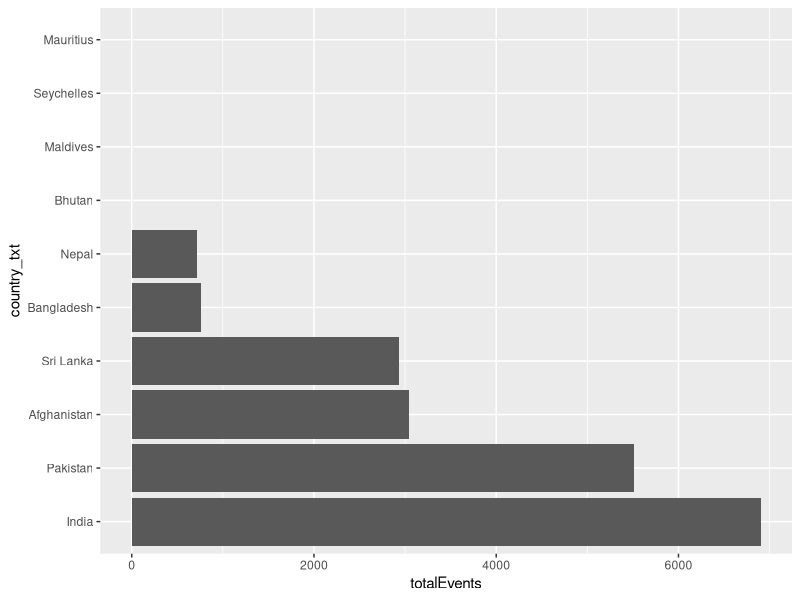

Write R code to recreate this figure.
library(ggplot2)
library(RColorBrewer)

countryDat <- read.table('result/countryDat.tsv', sep='\t', header=TRUE)
countryDat <- within(countryDat, country_txt <- reorder(country_txt, -totalEvents))

regions <- 'South Asia' #c('Middle East & North Africa')

p <- ggplot(subset(countryDat, region_txt==regions), 
            aes(x=country_txt, y=totalEvents))

p <- p + geom_bar(stat="identity") +coord_flip()

countryDat <- read.table('result/countryDat.tsv', sep='\t', header=TRUE)
countryDat <- within(countryDat, country_txt <- reorder(country_txt, -totalEvents))

myPdf <- function(p, fileName, ...){
  fname <- paste('figure', fileName,  sep = "/")
  pdf(fname, ...) # starts writing a PDF to file
  p                    # makes the actual plot
  dev.off()                     # closes the PDF file
}

myPdf(p, 'SouthAsiaTotalAttackes.pdf')
pdf('figure/SouthAsiaTotalAttackes.pdf') # starts writing a PDF to file
p                    # makes the actual plot
dev.off()   
# p
# dev.print(pdf,        # copies the plot to a the PDF file
#           "figure/testFigure_method2.pdf")
# 
# p2 <- ggplot(subset(countryDat, region_txt==regions), aes(x=1, y=totalKilled, fill = country_txt))
# p2 + geom_bar(stat='identity') +coord_polar(theta='y')
#p + #geom_violin(alpha=0.3) + coord_flip()